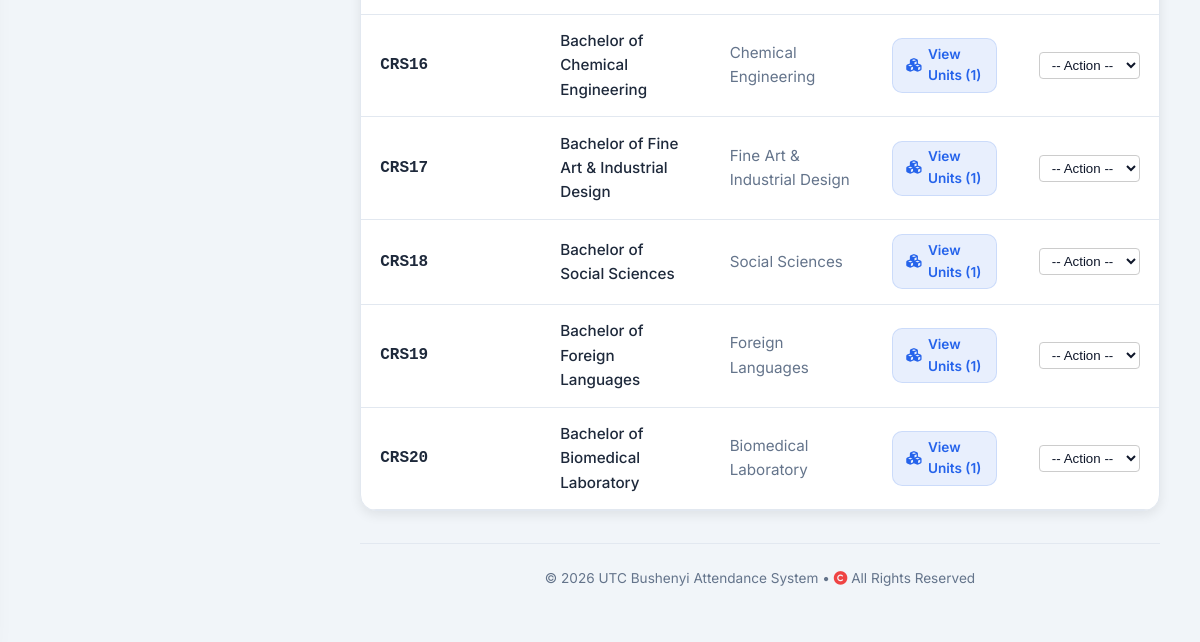
Before: /user-admin/manage-courses/ (signed in, lower part) with the older database file.
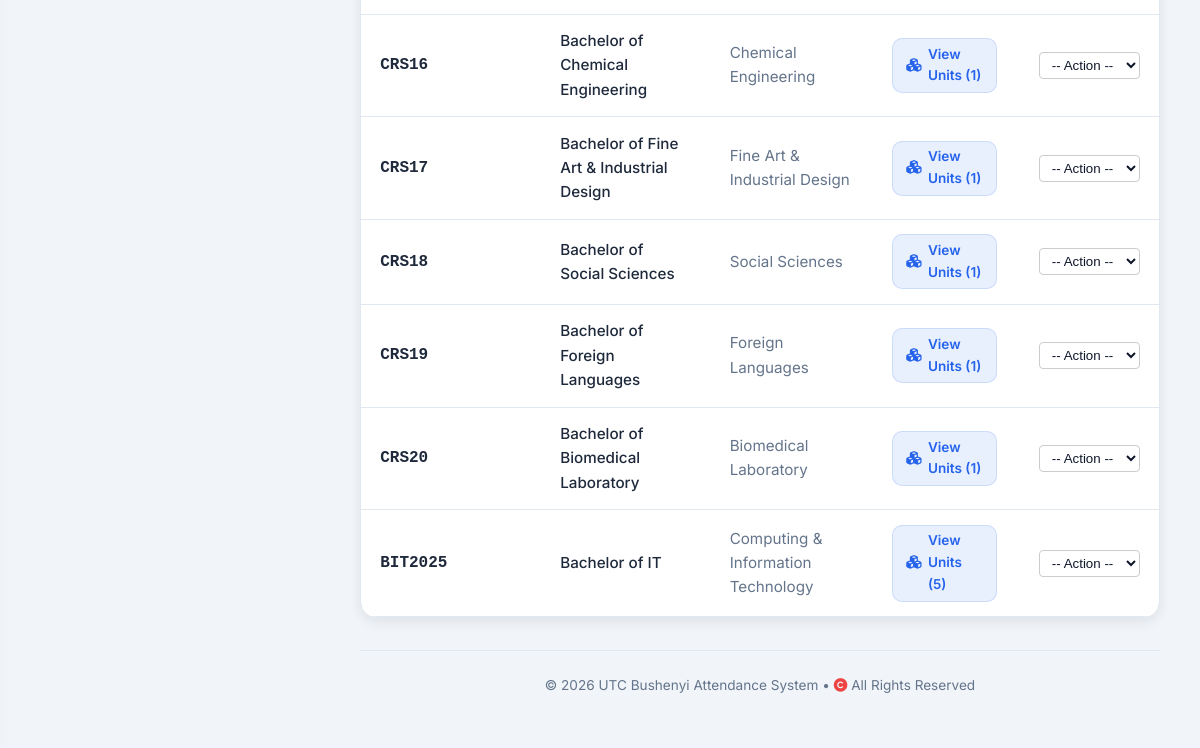
After: the same page with the newer database file.
### attendance/models.py (models this page shows, shortened)
class Course(models.Model):
    code = models.CharField(max_length=20, primary_key=True)
    name = models.CharField(max_length=255)
    department = models.ForeignKey(Department, on_delete=models.SET_NULL, null=True, blank=True, related_name='courses')

class Department(models.Model):
    faculty = models.ForeignKey(Faculty, on_delete=models.SET_NULL, null=True, blank=True, related_name='departments')
    name = models.CharField(max_length=255, unique=True)
    hod = models.ForeignKey('TeacherProfile', on_delete=models.SET_NULL, null=True, blank=True, related_name='headed_departments')

### attendance/views_admin.py (the view, shortened to what this page needs)
# urls.py: path('user-admin/manage-courses/', views_admin.manage_courses, name='manage_courses'),
@login_required
@transaction.atomic
def manage_courses(request):
    if request.user.role != User.IS_ADMIN:
        return HttpResponse("Unauthorized", status=403)
    courses = Course.objects.select_related('department').exclude(code="").exclude(code__isnull=True)
    departments = Department.objects.all()
    return render(request, 'attendance/manage_courses.html', {
        'courses': courses,
        'departments': departments
    })

### attendance/context_processors.py (called while the page is built)
def institution_info(request):
    return {'institution': Institution.objects.first()}

### templates/attendance/manage_courses.html (shortened to what this page needs)
{% extends 'attendance/base.html' %}
{% block content %}
<div class="card" style="padding:0; overflow:hidden;">
    <table class="table">
        <tbody id="coursesTableBody">
            {% for course in courses %}
            <tr class="course-row">
                <td><code style="font-size:1rem; font-weight:700; color:var(--text-main);">{{ course.code }}</code></td>
                <td style="font-weight: 500;">{{ course.name }}</td>
                <td style="color: var(--text-muted);">
                    {% if course.department %}
                        {{ course.department.name }}
                    {% else %}
                        <em style="color: #94a3b8;">Unassigned</em>
                    {% endif %}
                </td>
                <td>
                    <a href="{% url 'attendance:manage_course_units' %}?filter_course={{ course.code }}" class="unit-navigation-link">
                        <i class="fas fa-cubes"></i> View Units ({{ course.units.count }})
                    </a>
                </td>
                <td style="text-align: right;">
                    <select onchange="handleAction(this, '{% url 'attendance:edit_course' course.pk %}', '{% url 'attendance:delete_course' course.pk %}')" style="padding: 4px 8px; border-radius: 4px; border: 1px solid #ccc; cursor: pointer;">
                        <option value="">-- Action --</option>
                    </select>
                </td>
            </tr>
            {% endfor %}
        </tbody>
    </table>
</div>
{% endblock %}

Changed rows visible on the page:
added Course: code "BIT2025", name "Bachelor of IT", department.name "Computing & Information Technology", units.count "5"
